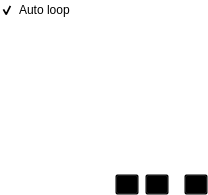
<?xml version="1.0" encoding="UTF-8"?>
<ui version="4.0">
 <class>Sequence</class>
 <widget class="QWidget" name="Sequence">
  <property name="geometry">
   <rect>
    <x>0</x>
    <y>0</y>
    <width>208</width>
    <height>195</height>
   </rect>
  </property>
  <property name="windowTitle">
   <string>Form</string>
  </property>
  <property name="styleSheet">
   <string notr="true">background-color:transparent;</string>
  </property>
  <layout class="QGridLayout" name="gridLayout">
   <property name="leftMargin">
    <number>0</number>
   </property>
   <property name="topMargin">
    <number>0</number>
   </property>
   <property name="rightMargin">
    <number>0</number>
   </property>
   <property name="bottomMargin">
    <number>0</number>
   </property>
   <item row="2" column="1">
    <widget class="QToolButton" name="toolButton">
     <property name="text">
      <string>...</string>
     </property>
     <property name="icon">
      <iconset theme="go-up"/>
     </property>
    </widget>
   </item>
   <item row="2" column="4">
    <widget class="QToolButton" name="toolButton_3">
     <property name="text">
      <string>...</string>
     </property>
     <property name="icon">
      <iconset theme="list-add"/>
     </property>
    </widget>
   </item>
   <item row="1" column="0" colspan="5">
    <widget class="QTableView" name="m_pContent">
     <attribute name="horizontalHeaderVisible">
      <bool>false</bool>
     </attribute>
     <attribute name="verticalHeaderVisible">
      <bool>false</bool>
     </attribute>
    </widget>
   </item>
   <item row="2" column="0">
    <spacer name="horizontalSpacer">
     <property name="orientation">
      <enum>Qt::Horizontal</enum>
     </property>
     <property name="sizeHint" stdset="0">
      <size>
       <width>82</width>
       <height>20</height>
      </size>
     </property>
    </spacer>
   </item>
   <item row="2" column="3">
    <widget class="Line" name="line">
     <property name="orientation">
      <enum>Qt::Vertical</enum>
     </property>
    </widget>
   </item>
   <item row="2" column="2">
    <widget class="QToolButton" name="toolButton_2">
     <property name="text">
      <string>...</string>
     </property>
     <property name="icon">
      <iconset theme="go-down"/>
     </property>
    </widget>
   </item>
   <item row="0" column="0" colspan="5">
    <widget class="QCheckBox" name="checkBox">
     <property name="text">
      <string>Auto loop</string>
     </property>
     <property name="checked">
      <bool>true</bool>
     </property>
    </widget>
   </item>
  </layout>
 </widget>
 <resources/>
 <connections>
  <connection>
   <sender>toolButton</sender>
   <signal>clicked()</signal>
   <receiver>Sequence</receiver>
   <slot>slotMoveUp()</slot>
   <hints>
    <hint type="sourcelabel">
     <x>104</x>
     <y>164</y>
    </hint>
    <hint type="destinationlabel">
     <x>9</x>
     <y>163</y>
    </hint>
   </hints>
  </connection>
  <connection>
   <sender>toolButton_2</sender>
   <signal>clicked()</signal>
   <receiver>Sequence</receiver>
   <slot>slotMoveDown()</slot>
   <hints>
    <hint type="sourcelabel">
     <x>151</x>
     <y>178</y>
    </hint>
    <hint type="destinationlabel">
     <x>36</x>
     <y>157</y>
    </hint>
   </hints>
  </connection>
  <connection>
   <sender>toolButton_3</sender>
   <signal>clicked()</signal>
   <receiver>Sequence</receiver>
   <slot>slotAdd()</slot>
   <hints>
    <hint type="sourcelabel">
     <x>182</x>
     <y>170</y>
    </hint>
    <hint type="destinationlabel">
     <x>67</x>
     <y>190</y>
    </hint>
   </hints>
  </connection>
 </connections>
 <slots>
  <slot>slotAdd()</slot>
  <slot>slotMoveUp()</slot>
  <slot>slotMoveDown()</slot>
 </slots>
</ui>
